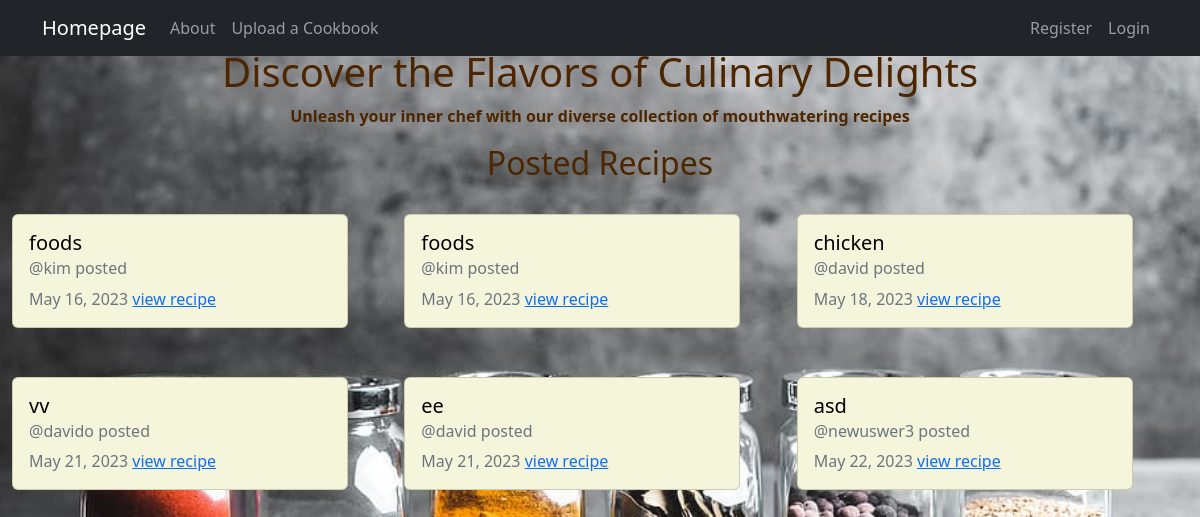
The app's page /, older data.
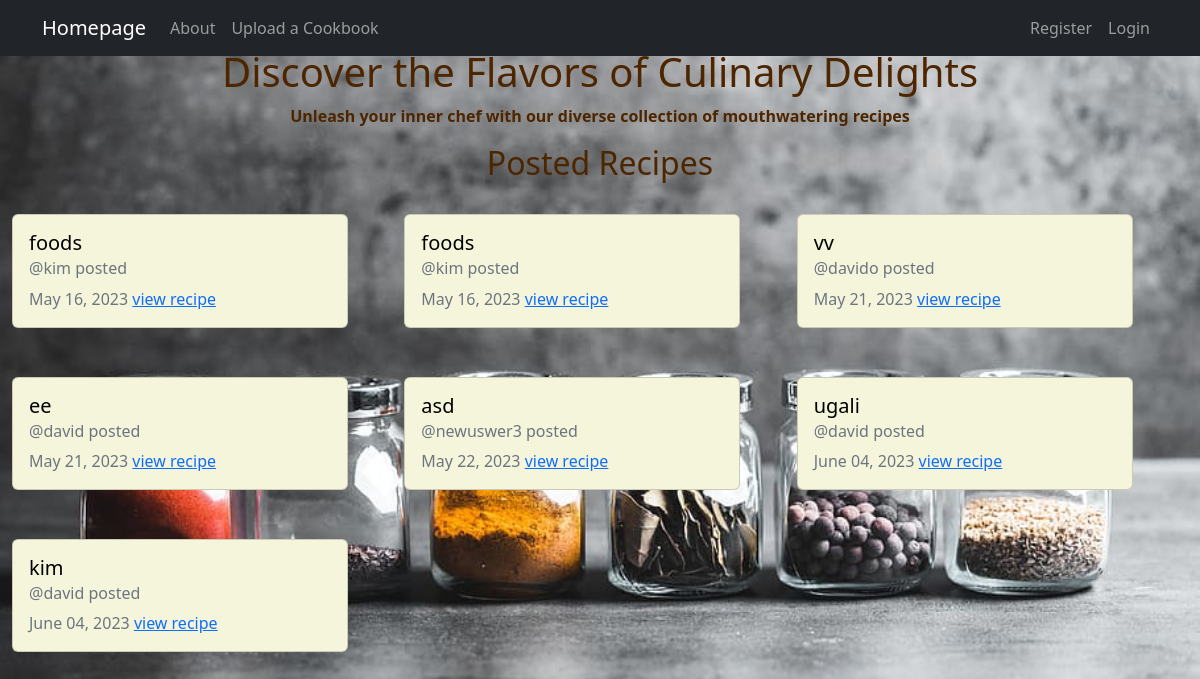
The same page, newer data.
### recipes/models.py (models this page shows, shortened)
class Recipe(models.Model):
    title = models.CharField(max_length=100)
    description = models.TextField()
    author = models.ForeignKey(User, on_delete=models.CASCADE)
    ingredients = models.TextField(default='')
    video = models.FileField(upload_to='videos/', blank=True, null=True)
    images = models.ImageField(upload_to='images/', blank=True, null=True)
    created_at = models.DateTimeField(auto_now_add=True)
    updated_at = models.DateTimeField(auto_now=True)

### recipes/views.py (the view)
# urls.py: path('', views.RecipeListView.as_view(), name="recipes-home"),
class RecipeListView(ListView):
    model = models.Recipe
    template_name = 'recipes/home.html'
    context_object_name = 'recipes'

### recipes/templates/recipes/home.html
{% extends 'recipes/base.html' %}
{% block content%}
<div style="text-align: center;color: #4d2600;"><br><br>
    <h1 class="app-heading">Discover the Flavors of Culinary Delights</h1>
    <p class="app-subheading"><b>Unleash your inner chef with our diverse collection of mouthwatering recipes</b></p>
    <h2 class="section-heading">Posted Recipes</h2>
</div>
<div class="main" style="display: grid; grid-template-columns: repeat(3, 1fr); gap: 1px;">
  {% for recipe in recipes %}
    <div class="card my-4" style="width: 21rem; background-color: #F5F5DC;">
      <div class="card-body">
        <h5 class="card-title" style="color: black;">{{recipe.title}}</h5>
        <h6 class="card-subtitle mb-2 text-muted">@{{recipe.author}} posted</h6>
        <h7 class="card-subtitle mb-2 text-muted">{{recipe.updated_at|date:"F d, Y"}}</h7>
        <a href="{% url 'recipes-detail' recipe.pk %}" class="card-link">view recipe</a>
      </div>
    </div>
  {% endfor %}
</div>
{% endblock content%}

Row changes from the older to the newer data that the page shows:
removed Recipe: title "chicken", author "david", updated_at "May 18, 2023"
added Recipe: title "ugali", author "david", updated_at "June 04, 2023"
added Recipe: title "kim", author "david", updated_at "June 04, 2023"
